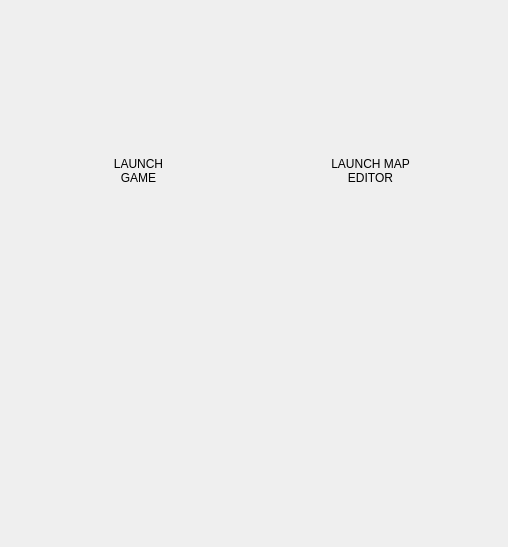
<?xml version="1.0" encoding="UTF-8"?>
<ui version="4.0">
 <class>Launcher</class>
 <widget class="QWidget" name="Launcher">
  <property name="geometry">
   <rect>
    <x>0</x>
    <y>0</y>
    <width>508</width>
    <height>547</height>
   </rect>
  </property>
  <property name="windowTitle">
   <string>Form</string>
  </property>
  <widget class="QWidget" name="gridLayoutWidget">
   <property name="geometry">
    <rect>
     <x>30</x>
     <y>30</y>
     <width>451</width>
     <height>194</height>
    </rect>
   </property>
   <layout class="QGridLayout" name="island">
    <property name="spacing">
     <number>0</number>
    </property>
    <item row="2" column="1">
     <widget class="QLabel" name="label_5">
      <property name="minimumSize">
       <size>
        <width>64</width>
        <height>64</height>
       </size>
      </property>
      <property name="maximumSize">
       <size>
        <width>64</width>
        <height>64</height>
       </size>
      </property>
      <property name="lineWidth">
       <number>0</number>
      </property>
      <property name="text">
       <string/>
      </property>
      <property name="pixmap">
       <pixmap resource="ressources.qrc">:/map/ressources/Map/mapTile_037.png</pixmap>
      </property>
     </widget>
    </item>
    <item row="1" column="5">
     <widget class="QLabel" name="label_19">
      <property name="minimumSize">
       <size>
        <width>64</width>
        <height>64</height>
       </size>
      </property>
      <property name="maximumSize">
       <size>
        <width>64</width>
        <height>64</height>
       </size>
      </property>
      <property name="lineWidth">
       <number>0</number>
      </property>
      <property name="text">
       <string/>
      </property>
      <property name="pixmap">
       <pixmap resource="ressources.qrc">:/map/ressources/Map/mapTile_022.png</pixmap>
      </property>
     </widget>
    </item>
    <item row="2" column="6">
     <widget class="QLabel" name="label_6">
      <property name="minimumSize">
       <size>
        <width>64</width>
        <height>64</height>
       </size>
      </property>
      <property name="maximumSize">
       <size>
        <width>64</width>
        <height>64</height>
       </size>
      </property>
      <property name="lineWidth">
       <number>0</number>
      </property>
      <property name="text">
       <string/>
      </property>
      <property name="pixmap">
       <pixmap resource="ressources.qrc">:/map/ressources/Map/mapTile_038.png</pixmap>
      </property>
     </widget>
    </item>
    <item row="2" column="3">
     <widget class="QLabel" name="label_15">
      <property name="minimumSize">
       <size>
        <width>64</width>
        <height>64</height>
       </size>
      </property>
      <property name="maximumSize">
       <size>
        <width>64</width>
        <height>64</height>
       </size>
      </property>
      <property name="lineWidth">
       <number>0</number>
      </property>
      <property name="text">
       <string/>
      </property>
      <property name="pixmap">
       <pixmap resource="ressources.qrc">:/map/ressources/Map/mapTile_037.png</pixmap>
      </property>
     </widget>
    </item>
    <item row="1" column="1">
     <widget class="QLabel" name="label_3">
      <property name="minimumSize">
       <size>
        <width>64</width>
        <height>64</height>
       </size>
      </property>
      <property name="maximumSize">
       <size>
        <width>64</width>
        <height>64</height>
       </size>
      </property>
      <property name="lineWidth">
       <number>0</number>
      </property>
      <property name="text">
       <string/>
      </property>
      <property name="pixmap">
       <pixmap resource="ressources.qrc">:/map/ressources/Map/mapTile_022.png</pixmap>
      </property>
     </widget>
    </item>
    <item row="1" column="3">
     <widget class="QLabel" name="label_10">
      <property name="minimumSize">
       <size>
        <width>64</width>
        <height>64</height>
       </size>
      </property>
      <property name="maximumSize">
       <size>
        <width>64</width>
        <height>64</height>
       </size>
      </property>
      <property name="lineWidth">
       <number>0</number>
      </property>
      <property name="text">
       <string/>
      </property>
      <property name="pixmap">
       <pixmap resource="ressources.qrc">:/map/ressources/Map/mapTile_022.png</pixmap>
      </property>
     </widget>
    </item>
    <item row="0" column="0">
     <widget class="QLabel" name="label">
      <property name="minimumSize">
       <size>
        <width>64</width>
        <height>64</height>
       </size>
      </property>
      <property name="maximumSize">
       <size>
        <width>64</width>
        <height>64</height>
       </size>
      </property>
      <property name="lineWidth">
       <number>0</number>
      </property>
      <property name="text">
       <string/>
      </property>
      <property name="pixmap">
       <pixmap resource="ressources.qrc">:/map/ressources/Map/mapTile_006.png</pixmap>
      </property>
     </widget>
    </item>
    <item row="0" column="3">
     <widget class="QLabel" name="label_13">
      <property name="minimumSize">
       <size>
        <width>64</width>
        <height>64</height>
       </size>
      </property>
      <property name="maximumSize">
       <size>
        <width>64</width>
        <height>64</height>
       </size>
      </property>
      <property name="lineWidth">
       <number>0</number>
      </property>
      <property name="text">
       <string/>
      </property>
      <property name="pixmap">
       <pixmap resource="ressources.qrc">:/map/ressources/Map/mapTile_007.png</pixmap>
      </property>
     </widget>
    </item>
    <item row="0" column="4">
     <widget class="QLabel" name="label_20">
      <property name="minimumSize">
       <size>
        <width>64</width>
        <height>64</height>
       </size>
      </property>
      <property name="maximumSize">
       <size>
        <width>64</width>
        <height>64</height>
       </size>
      </property>
      <property name="lineWidth">
       <number>0</number>
      </property>
      <property name="text">
       <string/>
      </property>
      <property name="pixmap">
       <pixmap resource="ressources.qrc">:/map/ressources/Map/mapTile_007.png</pixmap>
      </property>
     </widget>
    </item>
    <item row="1" column="2">
     <widget class="QLabel" name="label_7">
      <property name="minimumSize">
       <size>
        <width>64</width>
        <height>64</height>
       </size>
      </property>
      <property name="maximumSize">
       <size>
        <width>64</width>
        <height>64</height>
       </size>
      </property>
      <property name="lineWidth">
       <number>0</number>
      </property>
      <property name="text">
       <string/>
      </property>
      <property name="pixmap">
       <pixmap resource="ressources.qrc">:/map/ressources/Map/mapTile_022.png</pixmap>
      </property>
     </widget>
    </item>
    <item row="0" column="1">
     <widget class="QLabel" name="label_9">
      <property name="minimumSize">
       <size>
        <width>64</width>
        <height>64</height>
       </size>
      </property>
      <property name="maximumSize">
       <size>
        <width>64</width>
        <height>64</height>
       </size>
      </property>
      <property name="lineWidth">
       <number>0</number>
      </property>
      <property name="text">
       <string/>
      </property>
      <property name="pixmap">
       <pixmap resource="ressources.qrc">:/map/ressources/Map/mapTile_007.png</pixmap>
      </property>
     </widget>
    </item>
    <item row="0" column="5">
     <widget class="QLabel" name="label_21">
      <property name="minimumSize">
       <size>
        <width>64</width>
        <height>64</height>
       </size>
      </property>
      <property name="maximumSize">
       <size>
        <width>64</width>
        <height>64</height>
       </size>
      </property>
      <property name="lineWidth">
       <number>0</number>
      </property>
      <property name="text">
       <string/>
      </property>
      <property name="pixmap">
       <pixmap resource="ressources.qrc">:/map/ressources/Map/mapTile_007.png</pixmap>
      </property>
     </widget>
    </item>
    <item row="2" column="0">
     <widget class="QLabel" name="label_4">
      <property name="minimumSize">
       <size>
        <width>64</width>
        <height>64</height>
       </size>
      </property>
      <property name="maximumSize">
       <size>
        <width>64</width>
        <height>64</height>
       </size>
      </property>
      <property name="lineWidth">
       <number>0</number>
      </property>
      <property name="text">
       <string/>
      </property>
      <property name="pixmap">
       <pixmap resource="ressources.qrc">:/map/ressources/Map/mapTile_036.png</pixmap>
      </property>
     </widget>
    </item>
    <item row="2" column="5">
     <widget class="QLabel" name="label_22">
      <property name="minimumSize">
       <size>
        <width>64</width>
        <height>64</height>
       </size>
      </property>
      <property name="maximumSize">
       <size>
        <width>64</width>
        <height>64</height>
       </size>
      </property>
      <property name="lineWidth">
       <number>0</number>
      </property>
      <property name="text">
       <string/>
      </property>
      <property name="pixmap">
       <pixmap resource="ressources.qrc">:/map/ressources/Map/mapTile_037.png</pixmap>
      </property>
     </widget>
    </item>
    <item row="0" column="2">
     <widget class="QLabel" name="label_12">
      <property name="minimumSize">
       <size>
        <width>64</width>
        <height>64</height>
       </size>
      </property>
      <property name="maximumSize">
       <size>
        <width>64</width>
        <height>64</height>
       </size>
      </property>
      <property name="lineWidth">
       <number>0</number>
      </property>
      <property name="text">
       <string/>
      </property>
      <property name="pixmap">
       <pixmap resource="ressources.qrc">:/map/ressources/Map/mapTile_007.png</pixmap>
      </property>
     </widget>
    </item>
    <item row="1" column="6">
     <widget class="QLabel" name="label_18">
      <property name="minimumSize">
       <size>
        <width>64</width>
        <height>64</height>
       </size>
      </property>
      <property name="maximumSize">
       <size>
        <width>64</width>
        <height>64</height>
       </size>
      </property>
      <property name="lineWidth">
       <number>0</number>
      </property>
      <property name="text">
       <string/>
      </property>
      <property name="pixmap">
       <pixmap resource="ressources.qrc">:/map/ressources/Map/mapTile_023.png</pixmap>
      </property>
     </widget>
    </item>
    <item row="2" column="4">
     <widget class="QLabel" name="label_16">
      <property name="minimumSize">
       <size>
        <width>64</width>
        <height>64</height>
       </size>
      </property>
      <property name="maximumSize">
       <size>
        <width>64</width>
        <height>64</height>
       </size>
      </property>
      <property name="lineWidth">
       <number>0</number>
      </property>
      <property name="text">
       <string/>
      </property>
      <property name="pixmap">
       <pixmap resource="ressources.qrc">:/map/ressources/Map/mapTile_037.png</pixmap>
      </property>
     </widget>
    </item>
    <item row="2" column="2">
     <widget class="QLabel" name="label_14">
      <property name="minimumSize">
       <size>
        <width>64</width>
        <height>64</height>
       </size>
      </property>
      <property name="maximumSize">
       <size>
        <width>64</width>
        <height>64</height>
       </size>
      </property>
      <property name="lineWidth">
       <number>0</number>
      </property>
      <property name="text">
       <string/>
      </property>
      <property name="pixmap">
       <pixmap resource="ressources.qrc">:/map/ressources/Map/mapTile_037.png</pixmap>
      </property>
     </widget>
    </item>
    <item row="0" column="6">
     <widget class="QLabel" name="label_8">
      <property name="minimumSize">
       <size>
        <width>64</width>
        <height>64</height>
       </size>
      </property>
      <property name="maximumSize">
       <size>
        <width>64</width>
        <height>64</height>
       </size>
      </property>
      <property name="lineWidth">
       <number>0</number>
      </property>
      <property name="text">
       <string/>
      </property>
      <property name="pixmap">
       <pixmap resource="ressources.qrc">:/map/ressources/Map/mapTile_008.png</pixmap>
      </property>
     </widget>
    </item>
    <item row="1" column="4">
     <widget class="QLabel" name="label_17">
      <property name="minimumSize">
       <size>
        <width>64</width>
        <height>64</height>
       </size>
      </property>
      <property name="maximumSize">
       <size>
        <width>64</width>
        <height>64</height>
       </size>
      </property>
      <property name="lineWidth">
       <number>0</number>
      </property>
      <property name="text">
       <string/>
      </property>
      <property name="pixmap">
       <pixmap resource="ressources.qrc">:/map/ressources/Map/mapTile_022.png</pixmap>
      </property>
     </widget>
    </item>
    <item row="1" column="0">
     <widget class="QLabel" name="label_2">
      <property name="minimumSize">
       <size>
        <width>64</width>
        <height>64</height>
       </size>
      </property>
      <property name="maximumSize">
       <size>
        <width>64</width>
        <height>64</height>
       </size>
      </property>
      <property name="lineWidth">
       <number>0</number>
      </property>
      <property name="text">
       <string/>
      </property>
      <property name="pixmap">
       <pixmap resource="ressources.qrc">:/map/ressources/Map/mapTile_021.png</pixmap>
      </property>
     </widget>
    </item>
   </layout>
  </widget>
  <widget class="QWidget" name="gridLayoutWidget_2">
   <property name="geometry">
    <rect>
     <x>25</x>
     <y>17</y>
     <width>461</width>
     <height>221</height>
    </rect>
   </property>
   <layout class="QGridLayout" name="road2">
    <property name="spacing">
     <number>0</number>
    </property>
    <item row="2" column="1">
     <widget class="QLabel" name="label_23">
      <property name="minimumSize">
       <size>
        <width>64</width>
        <height>64</height>
       </size>
      </property>
      <property name="maximumSize">
       <size>
        <width>64</width>
        <height>64</height>
       </size>
      </property>
      <property name="lineWidth">
       <number>0</number>
      </property>
      <property name="text">
       <string/>
      </property>
     </widget>
    </item>
    <item row="1" column="4">
     <widget class="QLabel" name="label_24">
      <property name="minimumSize">
       <size>
        <width>64</width>
        <height>64</height>
       </size>
      </property>
      <property name="maximumSize">
       <size>
        <width>64</width>
        <height>64</height>
       </size>
      </property>
      <property name="lineWidth">
       <number>0</number>
      </property>
      <property name="text">
       <string/>
      </property>
      <property name="pixmap">
       <pixmap resource="ressources.qrc">:/map/ressources/Map/mapTile_127.png</pixmap>
      </property>
      <property name="buddy">
       <cstring>mapEditorButton</cstring>
      </property>
     </widget>
    </item>
    <item row="1" column="3">
     <widget class="QLabel" name="label_31">
      <property name="minimumSize">
       <size>
        <width>64</width>
        <height>64</height>
       </size>
      </property>
      <property name="maximumSize">
       <size>
        <width>64</width>
        <height>64</height>
       </size>
      </property>
      <property name="lineWidth">
       <number>0</number>
      </property>
      <property name="text">
       <string/>
      </property>
      <property name="pixmap">
       <pixmap resource="ressources.qrc">:/map/ressources/Map/mapTile_161.png</pixmap>
      </property>
     </widget>
    </item>
    <item row="1" column="2">
     <widget class="QLabel" name="label_30">
      <property name="minimumSize">
       <size>
        <width>64</width>
        <height>64</height>
       </size>
      </property>
      <property name="maximumSize">
       <size>
        <width>64</width>
        <height>64</height>
       </size>
      </property>
      <property name="lineWidth">
       <number>0</number>
      </property>
      <property name="text">
       <string/>
      </property>
      <property name="pixmap">
       <pixmap resource="ressources.qrc">:/map/ressources/Map/mapTile_127.png</pixmap>
      </property>
     </widget>
    </item>
    <item row="0" column="4">
     <widget class="QLabel" name="label_35">
      <property name="minimumSize">
       <size>
        <width>64</width>
        <height>64</height>
       </size>
      </property>
      <property name="maximumSize">
       <size>
        <width>64</width>
        <height>64</height>
       </size>
      </property>
      <property name="lineWidth">
       <number>0</number>
      </property>
      <property name="text">
       <string/>
      </property>
      <property name="pixmap">
       <pixmap resource="ressources.qrc">:/map/ressources/Map/mapTile_054.png</pixmap>
      </property>
     </widget>
    </item>
    <item row="1" column="6">
     <widget class="QLabel" name="label_11">
      <property name="minimumSize">
       <size>
        <width>64</width>
        <height>64</height>
       </size>
      </property>
      <property name="maximumSize">
       <size>
        <width>64</width>
        <height>64</height>
       </size>
      </property>
      <property name="lineWidth">
       <number>0</number>
      </property>
      <property name="text">
       <string/>
      </property>
      <property name="pixmap">
       <pixmap resource="ressources.qrc">:/map/ressources/Map/mapTile_105.png</pixmap>
      </property>
     </widget>
    </item>
    <item row="1" column="0">
     <widget class="QLabel" name="label_25">
      <property name="minimumSize">
       <size>
        <width>64</width>
        <height>64</height>
       </size>
      </property>
      <property name="maximumSize">
       <size>
        <width>64</width>
        <height>64</height>
       </size>
      </property>
      <property name="lineWidth">
       <number>0</number>
      </property>
      <property name="text">
       <string/>
      </property>
      <property name="pixmap">
       <pixmap resource="ressources.qrc">:/map/ressources/Map/mapTile_054.png</pixmap>
      </property>
      <property name="buddy">
       <cstring>gameButton</cstring>
      </property>
     </widget>
    </item>
    <item row="0" column="1">
     <widget class="QLabel" name="label_39">
      <property name="minimumSize">
       <size>
        <width>64</width>
        <height>64</height>
       </size>
      </property>
      <property name="maximumSize">
       <size>
        <width>64</width>
        <height>64</height>
       </size>
      </property>
      <property name="lineWidth">
       <number>0</number>
      </property>
      <property name="text">
       <string/>
      </property>
      <property name="pixmap">
       <pixmap resource="ressources.qrc">:/map/ressources/Map/mapTile_055.png</pixmap>
      </property>
     </widget>
    </item>
    <item row="1" column="5">
     <widget class="QLabel" name="label_26">
      <property name="minimumSize">
       <size>
        <width>64</width>
        <height>64</height>
       </size>
      </property>
      <property name="maximumSize">
       <size>
        <width>64</width>
        <height>64</height>
       </size>
      </property>
      <property name="lineWidth">
       <number>0</number>
      </property>
      <property name="text">
       <string/>
      </property>
      <property name="buddy">
       <cstring>gameButton</cstring>
      </property>
     </widget>
    </item>
   </layout>
  </widget>
  <widget class="QPushButton" name="pushButton">
   <property name="geometry">
    <rect>
     <x>10</x>
     <y>10</y>
     <width>30</width>
     <height>30</height>
    </rect>
   </property>
   <property name="minimumSize">
    <size>
     <width>30</width>
     <height>30</height>
    </size>
   </property>
   <property name="maximumSize">
    <size>
     <width>30</width>
     <height>30</height>
    </size>
   </property>
   <property name="text">
    <string/>
   </property>
   <property name="icon">
    <iconset resource="ressources.qrc">
     <normaloff>:/hud/ressources/HUD/hud_x.png</normaloff>:/hud/ressources/HUD/hud_x.png</iconset>
   </property>
   <property name="iconSize">
    <size>
     <width>30</width>
     <height>30</height>
    </size>
   </property>
   <property name="flat">
    <bool>true</bool>
   </property>
  </widget>
  <widget class="QPushButton" name="mapEditorButton">
   <property name="geometry">
    <rect>
     <x>340</x>
     <y>94</y>
     <width>64</width>
     <height>64</height>
    </rect>
   </property>
   <property name="minimumSize">
    <size>
     <width>64</width>
     <height>64</height>
    </size>
   </property>
   <property name="maximumSize">
    <size>
     <width>64</width>
     <height>64</height>
    </size>
   </property>
   <property name="text">
    <string/>
   </property>
   <property name="icon">
    <iconset resource="ressources.qrc">
     <normaloff>:/map/ressources/Map/mapTile_132.png</normaloff>:/map/ressources/Map/mapTile_132.png</iconset>
   </property>
   <property name="iconSize">
    <size>
     <width>64</width>
     <height>64</height>
    </size>
   </property>
   <property name="flat">
    <bool>true</bool>
   </property>
  </widget>
  <widget class="QPushButton" name="gameButton">
   <property name="geometry">
    <rect>
     <x>105</x>
     <y>94</y>
     <width>64</width>
     <height>64</height>
    </rect>
   </property>
   <property name="minimumSize">
    <size>
     <width>64</width>
     <height>64</height>
    </size>
   </property>
   <property name="maximumSize">
    <size>
     <width>64</width>
     <height>64</height>
    </size>
   </property>
   <property name="text">
    <string/>
   </property>
   <property name="icon">
    <iconset resource="ressources.qrc">
     <normaloff>:/map/ressources/Map/mapTile_131.png</normaloff>:/map/ressources/Map/mapTile_131.png</iconset>
   </property>
   <property name="iconSize">
    <size>
     <width>64</width>
     <height>64</height>
    </size>
   </property>
   <property name="flat">
    <bool>true</bool>
   </property>
  </widget>
  <widget class="QLabel" name="labelGame">
   <property name="geometry">
    <rect>
     <x>105</x>
     <y>150</y>
     <width>67</width>
     <height>41</height>
    </rect>
   </property>
   <property name="lineWidth">
    <number>0</number>
   </property>
   <property name="text">
    <string>LAUNCH GAME</string>
   </property>
   <property name="alignment">
    <set>Qt::AlignCenter</set>
   </property>
   <property name="wordWrap">
    <bool>true</bool>
   </property>
  </widget>
  <widget class="QLabel" name="labelMapEditor">
   <property name="geometry">
    <rect>
     <x>325</x>
     <y>150</y>
     <width>91</width>
     <height>41</height>
    </rect>
   </property>
   <property name="lineWidth">
    <number>0</number>
   </property>
   <property name="text">
    <string>LAUNCH MAP EDITOR</string>
   </property>
   <property name="alignment">
    <set>Qt::AlignCenter</set>
   </property>
   <property name="wordWrap">
    <bool>true</bool>
   </property>
  </widget>
 </widget>
 <tabstops>
  <tabstop>pushButton</tabstop>
 </tabstops>
 <resources>
  <include location="ressources.qrc"/>
 </resources>
 <connections/>
</ui>
